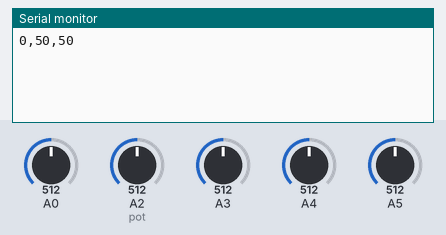
The sketch below on a simulated Arduino Uno, built with avr-gcc and run on an emulated ATmega328P. Shown: the last lines printed to the serial monitor. The inputs (shaded band) are chosen by the test bench; at power-on: A0 = 512, A2 (pot) = 512, A3 = 512, A4 = 512, A5 = 512.

Above: at 1.3 s.
1.4 s: A0 set to 716
At 2.3 s:
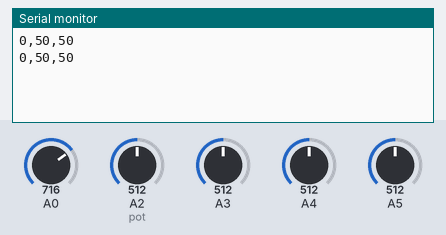
2.9 s: A2 (pot) set to 716
At 4.2 s:
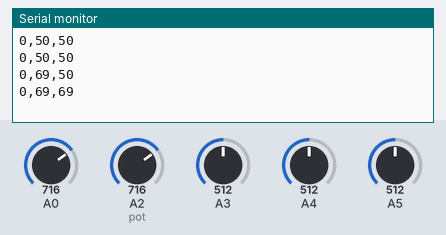
4.4 s: A3 set to 716
At 5.0 s:
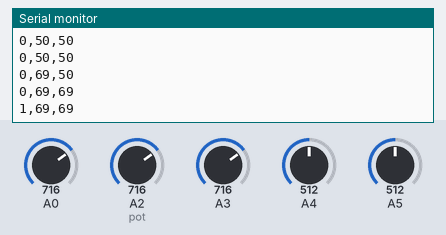
5.9 s: A0 set to 992
At 7.2 s:
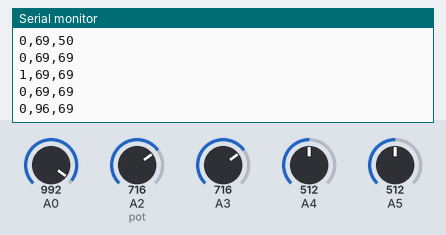
7.4 s: A4 set to 716
At 8.3 s:
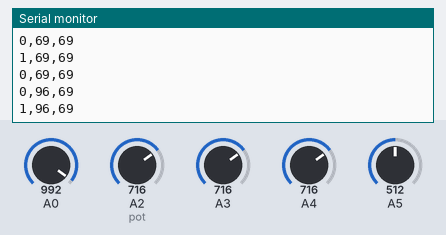
8.9 s: A2 (pot) set to 992
At 10.3 s:
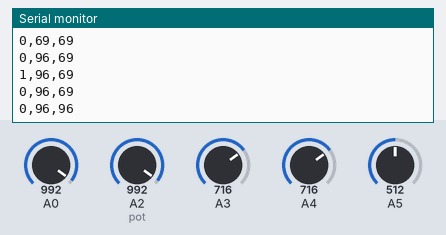
Timing chart, 0 to 11.4 s (numbered marks = the images above; inputs shaded):
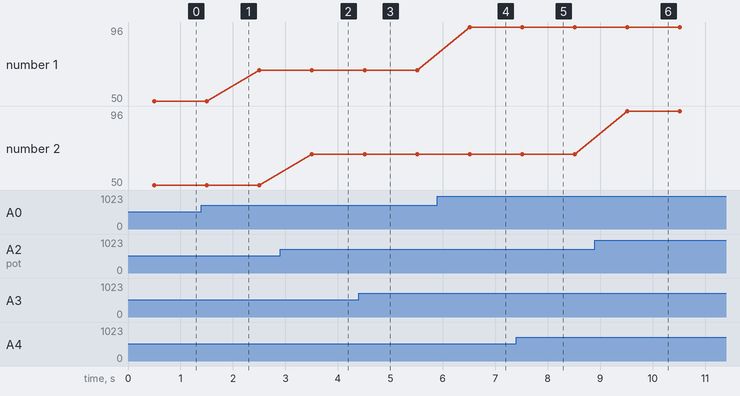

The sketch:

museocyclette.ino
```cpp
#include <SPI.h>


int potPin = 2;    // select the input pin for the potentiometer
int directionValue = 0;       // variable to store the value coming from the sensor
int wheelValue = 0; // variable for the speed wheel
int dingDong = 0;

String result;

void setup() {
  Serial.begin(9600);
}

void loop() {
  directionValue = analogRead(A2);    // read the value from the pot
  wheelValue = analogRead(A0);            //read value from the wheel
  int hornX = analogRead(A3);
  int hornY = analogRead(A4);
  int hornZ = analogRead(A5);
  int dingDong = 0;

  float wheelVoltage = wheelValue * (5.0 / 1023.0);  // Convert the analog reading (which goes from 0 - 1023) to a voltage (0 - 5V):
  float directionVoltage = directionValue * (5.0 / 1023.0);

  int wheelPourcent = (int) ((wheelVoltage * 100) / 5);
  int directionPourcent = (int) ((directionVoltage * 100) / 5);

  delay(500);
  if((hornX + 80) < analogRead(A3) || (hornX - 80) > analogRead(A3))
  dingDong = 1;

  if((hornY + 80) < analogRead(A4) || (hornY - 80) > analogRead(A4))
  dingDong = 1;

  if((hornZ + 80) < analogRead(A5) || (hornZ - 80) > analogRead(A5))
  dingDong = 1;


  result = String(dingDong) + "," + String(wheelPourcent);
  result = result + ","+ String(directionPourcent) + "\n";

  Serial.println(result);
  delay(500);
}
```

Measured:
- after the input at 2.9 s, the serial monitor: prints a new line after 0.61 s (image 2)
- after the input at 4.4 s, the serial monitor: prints a new line after 0.11 s (image 3)
- after the input at 5.9 s, the serial monitor: prints a new line after 0.61 s (image 4)
- after the input at 7.4 s, the serial monitor: prints a new line after 0.11 s (image 5)
- after the input at 8.9 s, the serial monitor: prints a new line after 0.62 s (image 6)
- plotted number 1: 50 → 69 after the input at 1.4 s, 69 → 96 after the input at 5.9 s
